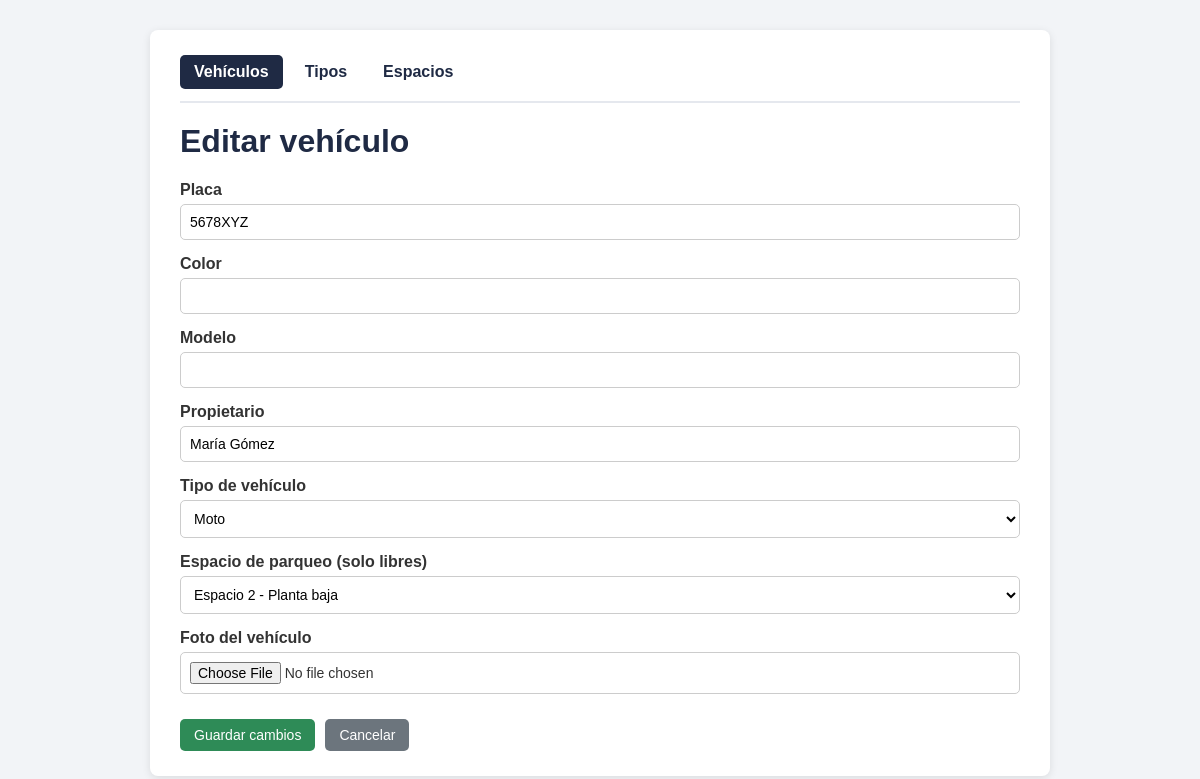
The page /index.php?modulo=vehiculo&accion=editar&id=2 on the database its author committed.
### tables this page shows
CREATE TABLE vehiculo (
    id            INT AUTO_INCREMENT PRIMARY KEY,
    placa         VARCHAR(10)  NOT NULL UNIQUE,
    color         VARCHAR(40)  NOT NULL DEFAULT '',
    modelo        VARCHAR(60)  NOT NULL DEFAULT '',
    propietario   VARCHAR(100) NOT NULL,
    tipo_id       INT          NOT NULL,
    espacio_id    INT          NOT NULL UNIQUE,
    imagenfoto    VARCHAR(255) NOT NULL DEFAULT '',
    fecha_ingreso TIMESTAMP    NOT NULL DEFAULT CURRENT_TIMESTAMP,
    CONSTRAINT fk_vehiculo_tipo    FOREIGN KEY (tipo_id)    REFERENCES tipo_vehiculo(id) ON DELETE RESTRICT ON UPDATE CASCADE,
    CONSTRAINT fk_vehiculo_espacio FOREIGN KEY (espacio_id) REFERENCES espacio(id)       ON DELETE RESTRICT ON UPDATE CASCADE
);

CREATE TABLE tipo_vehiculo (
    id          INT AUTO_INCREMENT PRIMARY KEY,
    nombre      VARCHAR(30)  NOT NULL UNIQUE,
    tarifa_hora DECIMAL(6,2) NOT NULL DEFAULT 0
);

### controlador/VehiculoController.php (called while the page is built, shortened)
<?php
require_once __DIR__ . '/../modelo/Vehiculo.php';
require_once __DIR__ . '/../modelo/VehiculoDao.php';
require_once __DIR__ . '/../modelo/TipoVehiculoDao.php';
require_once __DIR__ . '/../modelo/EspacioDao.php';
class VehiculoController{
    private $dao;
    private $tipoDao;
    private $espacioDao;
    public function __construct(){
        $this->dao = new VehiculoDao();
        $this->tipoDao = new TipoVehiculoDao();
        $this->espacioDao = new EspacioDao();
    }
    public function editar()
    {
        $id = (int)($_GET['id'] ?? 0);
        $vehiculo = $this->dao->obtenerPorId($id);
        $tipos = $this->tipoDao->listar();
        $espacios = $this->espacioDao->listarLibres($id);
        require __DIR__ . '/../vista/vehiculos/formulario.php';
    }
}

### index.php (called while the page is built, shortened)
<?php
$accion = $_GET['accion'] ?? 'index';
$controlador = new $clase();
$controlador->$accion();

### modelo/VehiculoDao.php (called while the page is built, shortened)
<?php
require_once __DIR__ . '/../config/database.php';
require_once __DIR__ . '/Vehiculo.php';
class VehiculoDao
{
    private $conexion;
    private $baseSelect = "SELECT v.id, v.placa, v.color, v.modelo, v.propietario, v.tipo_id, v.espacio_id, v.imagenfoto, v.fecha_ingreso,
                                  t.nombre AS tipo_nombre, e.numero AS espacio_numero
                           FROM vehiculo v
                           INNER JOIN tipo_vehiculo t ON t.id = v.tipo_id
                           INNER JOIN espacio e ON e.id = v.espacio_id";
    public function __construct()
    {
        $database = new Database();
        $this->conexion = $database->getConexion();
    }
    private function filaAVehiculo($fila){
        return new Vehiculo(
            $fila['id'],
            $fila['placa'],
            $fila['propietario'],
            $fila['tipo_id'],
            $fila['espacio_id'],
            $fila['imagenfoto'],
            $fila['fecha_ingreso'],
            $fila['tipo_nombre'],
            $fila['espacio_numero'],
            $fila['color'],
            $fila['modelo']
        );
    }
    public function obtenerPorId($id){
        $stmt = $this->conexion->prepare($this->baseSelect . " WHERE v.id = :id");
        $stmt->execute([':id' => $id]);
        $fila = $stmt->fetch(PDO::FETCH_ASSOC);
        return $fila ? $this->filaAVehiculo($fila) : null;
    }
}

### config/database.php (called while the page is built, shortened)
<?php
class Database
{
    private $host = "127.0.0.1";
    private $puerto = "3306";
    private $db_name = "parqueo";
    private $usuario = "root";
    private $password = "";
    public function getConexion()
    {
        $this->conexion = null;
        try {
            $this->conexion = new PDO(
                "mysql:host=" . $this->host . ";port=" . $this->puerto . ";dbname=" . $this->db_name . ";charset=utf8mb4",
                $this->usuario,
                $this->password
            );
            $this->conexion->setAttribute(PDO::ATTR_ERRMODE, PDO::ERRMODE_EXCEPTION);
        } catch (PDOException $e) {
            die("Error de conexión: " . $e->getMessage());
        }
        return $this->conexion;
    }
}

### modelo/Vehiculo.php (called while the page is built, shortened)
<?php
class Vehiculo
{
    private $id;
    private $placa;
    private $color;
    private $modelo;
    private $propietario;
    private $tipoId;
    private $espacioId;
    private $imagenfoto;
    public function __construct($id = null, $placa = "", $propietario = "", $tipoId = null, $espacioId = null, $imagenfoto = "", $fechaIngreso = null, $tipoNombre = "", $espacioNumero = null, $color = "", $modelo = ""){
        $this->id = $id;
        $this->placa = $placa;
        $this->color = $color;
        $this->modelo = $modelo;
        $this->propietario = $propietario;
        $this->tipoId = $tipoId;
        $this->espacioId = $espacioId;
        $this->imagenfoto = $imagenfoto;
    }
    public function getId(){ return $this->id; }
    public function getPlaca(){ return $this->placa; }
    public function getColor(){ return $this->color; }
    public function getModelo(){ return $this->modelo; }
    public function getPropietario(){ return $this->propietario; }
    public function getTipoId(){ return $this->tipoId; }
    public function getEspacioId(){ return $this->espacioId; }
    public function getImagenfoto(){ return $this->imagenfoto; }
}

### modelo/TipoVehiculoDao.php (called while the page is built, shortened)
<?php
require_once __DIR__ . '/../config/database.php';
require_once __DIR__ . '/TipoVehiculo.php';
class TipoVehiculoDao
{
    private $conexion;
    public function __construct()
    {
        $database = new Database();
        $this->conexion = $database->getConexion();
    }
    private function aObjeto($fila){
        return new TipoVehiculo($fila['id'], $fila['nombre'], $fila['tarifa_hora']);
    }
    public function listar(){
        $stmt = $this->conexion->query("SELECT id, nombre, tarifa_hora FROM tipo_vehiculo ORDER BY nombre ASC");
        $tipos = [];
        while ($fila = $stmt->fetch(PDO::FETCH_ASSOC)) {
            $tipos[] = $this->aObjeto($fila);
        }
        return $tipos;
    }
}

### modelo/TipoVehiculo.php (called while the page is built, shortened)
<?php
class TipoVehiculo
{
    private $id;
    private $nombre;
    public function __construct($id = null, $nombre = "", $tarifaHora = 0){
        $this->id = $id;
        $this->nombre = $nombre;
    }
    public function getId(){ return $this->id; }
    public function getNombre(){ return $this->nombre; }
}

### modelo/EspacioDao.php (called while the page is built, shortened)
<?php
require_once __DIR__ . '/../config/database.php';
require_once __DIR__ . '/Espacio.php';
class EspacioDao
{
    private $conexion;
    public function __construct()
    {
        $database = new Database();
        $this->conexion = $database->getConexion();
    }
    public function listarLibres($idVehiculoExcluir = 0){
        $sql = "SELECT e.id, e.numero, e.zona
                FROM espacio e
                WHERE NOT EXISTS (
                    SELECT 1 FROM vehiculo v WHERE v.espacio_id = e.id AND v.id <> :id
                )
                ORDER BY e.numero ASC";
        $stmt = $this->conexion->prepare($sql);
        $stmt->execute([':id' => (int)$idVehiculoExcluir]);
        $espacios = [];
        while ($fila = $stmt->fetch(PDO::FETCH_ASSOC)) {
            $espacios[] = new Espacio($fila['id'], $fila['numero'], $fila['zona']);
        }
        return $espacios;
    }
}

### modelo/Espacio.php (called while the page is built, shortened)
<?php
class Espacio
{
    private $id;
    private $numero;
    public function __construct($id = null, $numero = 0, $zona = "", $ocupadoPor = null){
        $this->id = $id;
        $this->numero = $numero;
    }
    public function getId(){ return $this->id; }
    public function getNumero(){ return $this->numero; }
}

### vista/vehiculos/formulario.php (the view, shortened to what this page needs)
<?php $esEdicion = $vehiculo->getId() !== null; ?>
<!DOCTYPE html>
<html lang="es">
<head>
    <link rel="stylesheet" href="public/css/estilos.css">
</head>
<body>
    <div class="contenedor">
        <?php require __DIR__ . '/../partials/menu.php'; ?>
        <h1><?= $esEdicion ? 'Editar vehículo' : 'Registrar vehículo' ?></h1>
        <form action="index.php?modulo=vehiculo&accion=<?= $esEdicion ? 'actualizar' : 'guardar' ?>"
              method="POST"
              enctype="multipart/form-data">
            <label for="placa">Placa</label>
            <input type="text" id="placa" name="placa" maxlength="10" required
                   style="text-transform: uppercase;"
                   value="<?= htmlspecialchars($vehiculo->getPlaca()) ?>">
            <label for="color">Color</label>
            <input type="text" id="color" name="color" maxlength="40" required
                   value="<?= htmlspecialchars($vehiculo->getColor()) ?>">
            <label for="modelo">Modelo</label>
            <input type="text" id="modelo" name="modelo" maxlength="60" required
                   value="<?= htmlspecialchars($vehiculo->getModelo()) ?>">
            <label for="propietario">Propietario</label>
            <input type="text" id="propietario" name="propietario" maxlength="100" required
                   value="<?= htmlspecialchars($vehiculo->getPropietario()) ?>">
            <label for="tipo_id">Tipo de vehículo</label>
            <select id="tipo_id" name="tipo_id" required>
                <?php foreach ($tipos as $t): ?>
                    <option value="<?= (int)$t->getId() ?>"
                        <?= (int)$vehiculo->getTipoId() === (int)$t->getId() ? 'selected' : '' ?>>
                        <?= htmlspecialchars($t->getNombre()) ?>
                    </option>
                <?php endforeach; ?>
            </select>
            <label for="espacio_id">Espacio de parqueo (solo libres)</label>
            <select id="espacio_id" name="espacio_id" required>
                <?php foreach ($espacios as $e): ?>
                    <option value="<?= (int)$e->getId() ?>"
                        <?= (int)$vehiculo->getEspacioId() === (int)$e->getId() ? 'selected' : '' ?>>
                        Espacio <?= (int)$e->getNumero() ?> - <?= htmlspecialchars($e->getZona()) ?>
                    </option>
                <?php endforeach; ?>
            </select>
            <label for="imagenfoto">Foto del vehículo</label>
            <input type="file" id="imagenfoto" name="imagenfoto"
                   accept=".jpg,.jpeg,.png,.gif,.webp"
                   <?= ($esEdicion && $vehiculo->getImagenfoto()) ? '' : 'required' ?>>
            <div class="acciones-form">
                <button type="submit" class="boton boton-agregar">
                    <?= $esEdicion ? 'Guardar cambios' : 'Registrar vehículo' ?>
                </button>
                <a href="index.php?modulo=vehiculo&accion=index" class="boton boton-cancelar">Cancelar</a>
            </div>
        </form>
    </div>
</body>
</html>

### public/css/estilos.css (style rules this page uses)
* { box-sizing: border-box; }
body { margin: 0; padding: 30px 15px; font-family: Arial, Helvetica, sans-serif; background-color: #f2f4f7; color: #333; }
.contenedor { max-width: 900px; margin: 0 auto; padding: 25px 30px; background-color: #fff; border-radius: 8px; box-shadow: 0 2px 8px rgba(0, 0, 0, 0.1); }
h1 { margin-top: 0; color: #1f2a44; }
.boton { display: inline-block; padding: 8px 14px; border: none; border-radius: 5px; font-size: 14px; text-decoration: none; color: #fff; cursor: pointer; }
.boton-agregar { background-color: #2e8b57; }
.boton-cancelar { background-color: #6c757d; }
form label { display: block; margin: 15px 0 5px; font-weight: bold; }
form input[type="text"], form input[type="number"], form input[type="file"] { width: 100%; padding: 9px; border: 1px solid #ccc; border-radius: 5px; font-size: 14px; }
.acciones-form { margin-top: 25px; display: flex; gap: 10px; }
form select { width: 100%; padding: 9px; border: 1px solid #ccc; border-radius: 5px; font-size: 14px; background-color: #fff; }

### rows shown on the page
vehiculo: placa "5678XYZ", propietario "María Gómez", tipo_id "Moto", espacio_id "Espacio 2 - Planta baja"
